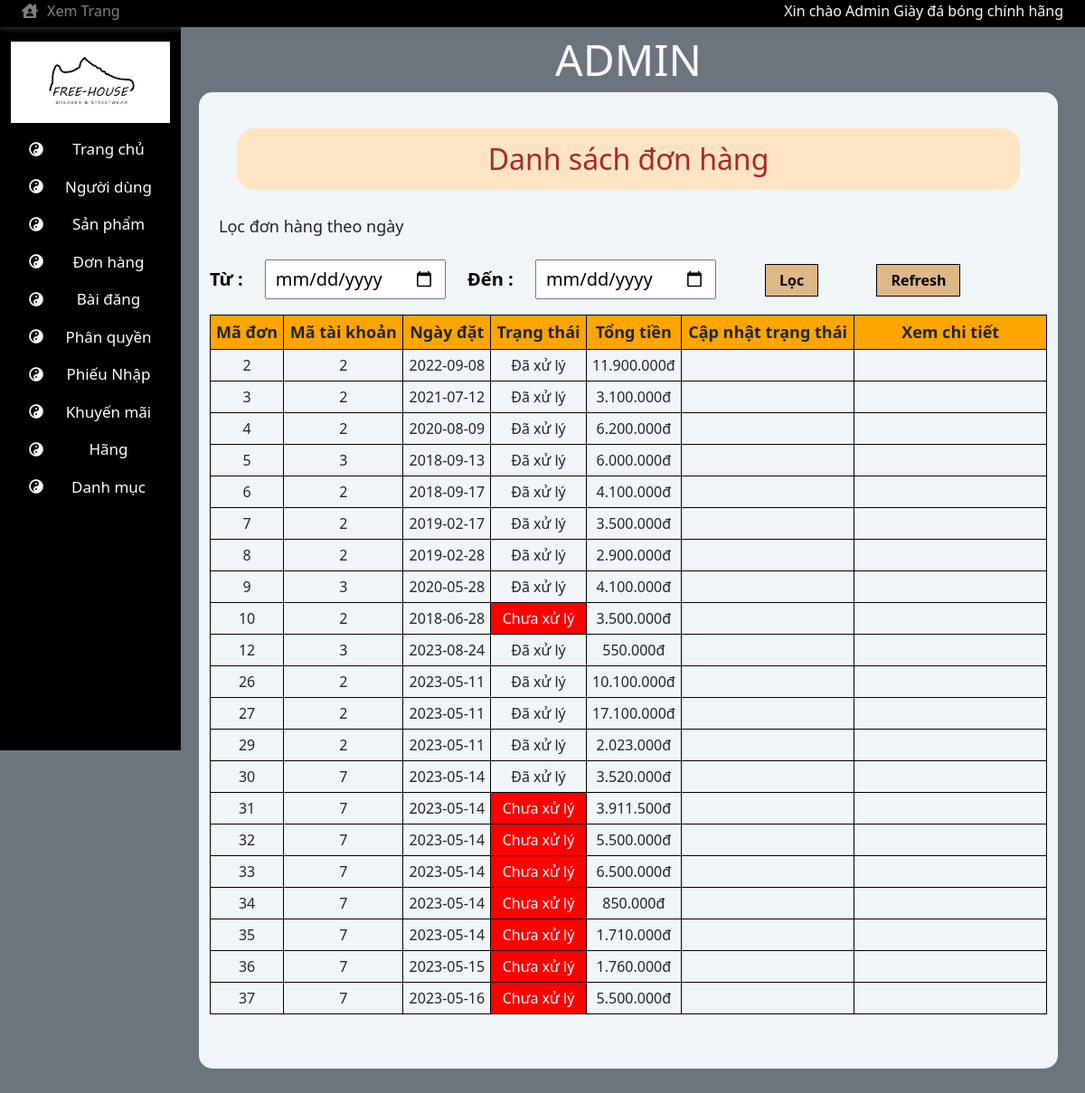
Page /admin/index.php?id=dh on the earlier database version.
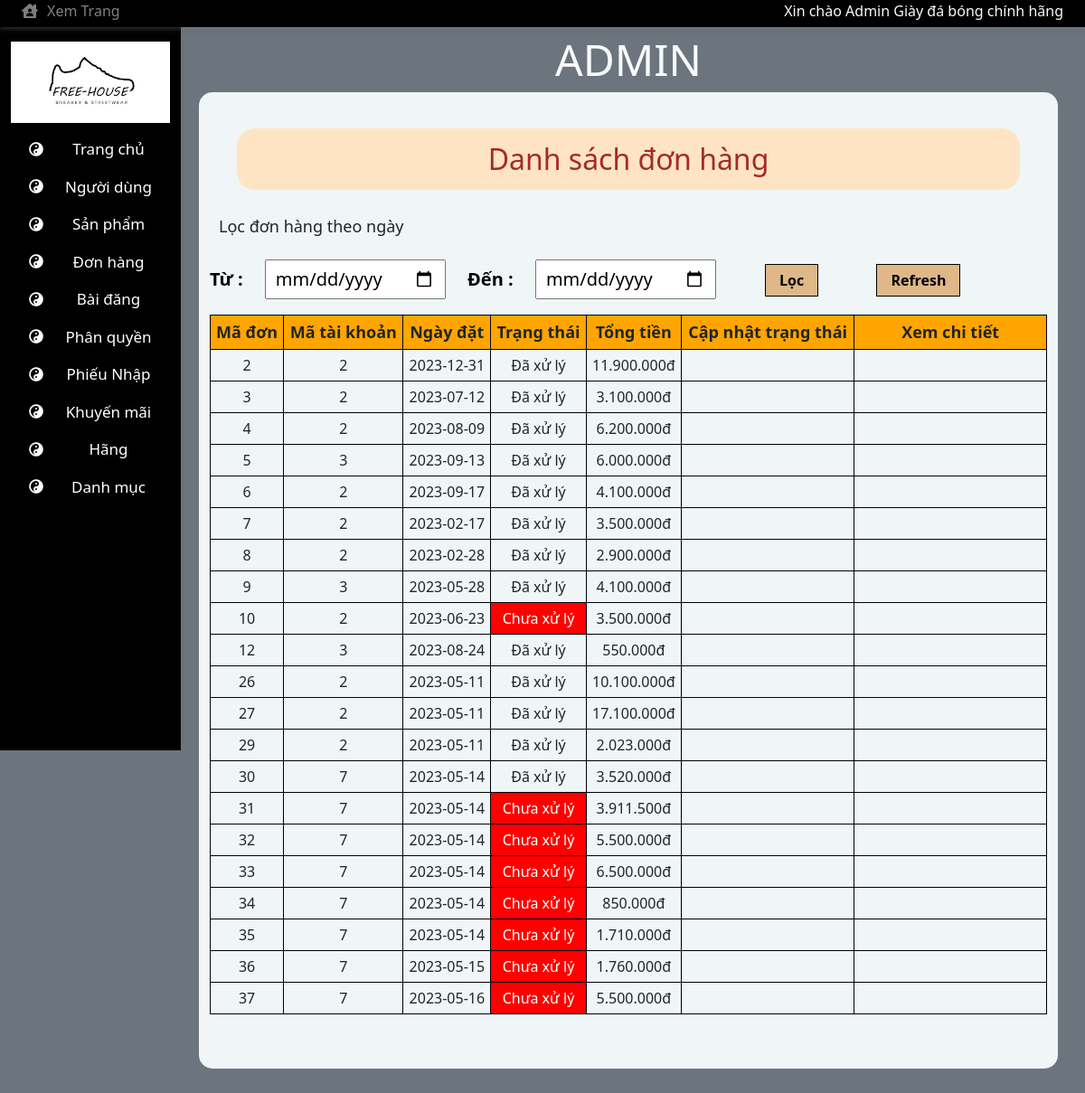
Same page on the later database version.
### tables this page shows
CREATE TABLE `donhang` (
  `MaDonHang` int(11) NOT NULL,
  `MaTaiKhoan` int(50) NOT NULL,
  `NgayDat` date NOT NULL,
  `TrangThai` tinyint(1) NOT NULL,
  `TongTien` int(11) NOT NULL
);

### db/DAODonHang.php (called while the page is built, shortened)
<?php
class DAODonHang
{
    private $host = 'localhost';
    private $username = 'root';
    private $password = '';
    private $databaseName = 'ql_cuahanggiay';
    private $conn;
    public function connect()
    {
        if(!$this->conn){
            $this->conn = mysqli_connect($this->host,$this->username,$this->password,$this->databaseName);
        }
    }
    public function getList($table)
    {
        $sql = 'SELECT * FROM '.$table;
        $data = null;
        if($result = mysqli_query($this->conn,$sql)){
            while($row = mysqli_fetch_array($result)){
                $data[] = $row;
            }
            return $data;
        }
        else
            return false;
    }
}
?>

### admin/template/template_content/donhang.php (the view, shortened to what this page needs)
<form action="" method="POST">
    <h2 id="title_dh">Danh sách đơn hàng</h2>
    <h3 id="title_loc">Lọc đơn hàng theo ngày</h3>
    <label for="from" class="label_from">Từ :</label>
    <input type="date" name="from" id="from">
    <label for="to" class="to">Đến :</label>
    <input type="date" name="to" id="to">
    <input type="submit" name="Loc" id="Loc" value="Lọc">
    <input type="submit" name="Refresh" id="Refresh" value="Refresh">
    <table id="ds_donhang">
        <tr>
            <th>Mã đơn</th>
            <th>Mã tài khoản</th>
            <th>Ngày đặt</th>
            <th>Trạng thái</th>
            <th>Tổng tiền</th>
            <th>Cập nhật trạng thái</th>
            <th style = "width: 23%">Xem chi tiết</th>
        </tr>
        <?php
            if(isset($_POST['Loc']) == false){
                include("../db/DAODonHang.php");
                $db = new DAODonHang();
                $db->connect();
                $data = $db->getList('donhang');
                $i=0;
                while ($i < count($data)){
        ?>
                <tr>
                    <td><?php echo $data[$i][0]?></td>
                    <td><?php echo $data[$i][1]?></td>
                    <td><?php echo $data[$i][2]?></td>
                    <td <?php
                        if($data[$i][3]!=1){
                            echo "style = 'background-color: red; color: white;'";
                        }
                    ?>>
                        <?php
                            if($data[$i][3]==1){
                                echo 'Đã xử lý';
                            }
                            else{
                                echo 'Chưa xử lý';
                            }
                        ?></td>
                    <td><?php echo number_format($data[$i][4],0,',','.')."đ"?></td>
                    <td>
                        <?php
                            if($data[$i][3]!=1){
                                echo '<a href="./template/template_content/xulyDonHang.php?XL='.$data[$i][0].'"><div>Xử lý đơn hàng</div></a></td>';
                            }
                        ?>
                    </td>
                    <td></td>
                </tr>
        <?php
                    $i++;
                }
            }
        ?>
    </table>

### admin/index.php (shortened to what this page needs)
<!DOCTYPE html>
<html lang="en">
<head>
    <link rel="stylesheet" href="https://cdnjs.cloudflare.com/ajax/libs/font-awesome/5.15.4/css/all.min.css"
 />
    <link rel="stylesheet" href="./css/bootstrap.min.css">
    <link rel="stylesheet" href="./css/DonHang.css">
    <link rel="stylesheet" href="./css/admin.css">
    <link rel="stylesheet" href="./css/KhuyenMai.css">
    <link rel="stylesheet" href="./css/PhanQuyen.css">
    <link rel="stylesheet" href="./css/DanhMuc.css">
    <link rel="stylesheet" href="../fonts/themify-icons-font/themify-icons/themify-icons.css">
</head>
<body>
    <div class="wrapper" style=" background-color: #6c757d;height:100%;min-height:100vh">
        <?php include('template/topbar_ad.php');?>
        <div class="container">
            <div class="row " style="min-height:900px;padding-bottom:50px;position: relative;">
                <div class="col-2 d-none d-lg-block d-md-block"></div>
                <?php include('template/menu_ad.php');?>
                <?php include('template/main_ad.php');?>
            </div>
        </div>
    </div>
</body>
</html>

### admin/template/topbar_ad.php
<div id="topbar" class="row bg-black text-light d-none d-lg-flex d-md-flex m-0">
            <div id="topbar-1"class="col col-5 col-lg-4 d-flex px-4">
                <div class="icon-back">
                    <i class="fas fa-house-user"></i>
                </div>
                <a href="../"> Xem Trang</a>
            </div>
            <div class="col  col-4 d-none d-lg-flex">
             </div>
            <div class="col col-7 col-lg-4 px-4 justify-content-end d-flex align-text-top">
                <p class="text-center">
                    Xin chào Admin Giày đá bóng chính hãng
                </p>
            </div>
        </div>

### admin/template/menu_ad.php (shortened to what this page needs)
<div id="menu" class="col col-sm-12 col-lg-2 col-md-2 bg-black text-bg-dark position-fixed width-show-icon">
    <div class="d-none d-lg-block d-md-block" id="menu-js">
        <div class="row d-none d-lg-block d-md-block">
            <div class="img-logo ">
                    <a href="index.php">
                    <img class="row w-100 mx-auto mt-3" src="../img/img-logo/sneaker.jpg" alt="">
                    </a>
                </div>
        </div>
        <ul id='ulMenu' class="mt-2 list-unstyled text-black ">
            <a href="index.php?id=tc">
                <li class="row LiMenu mx-0 text-center p-2 align-items-center border-secondary border-size-menu ">
                    <div class="col-3 px-0 d-none d-lg-flex justify-content-center">
                        <i class="fa fa-yin-yang"></i>
                    </div>
                    <div class="col-lg-9 col-12 px-0">
                        <p class="text-font-menu m-0">Trang chủ</p>
                    </div>
                </li>
            </a>
            <a href="index.php?id=nd">
                <li class="row LiMenu mx-0 text-center p-2 align-items-center border-secondary border-size-menu ">
                    <div class="col-3 px-0 d-none d-lg-flex justify-content-center">
                        <i class="fa fa-yin-yang"></i>
                    </div>
                    <div class="col-lg-9 col-12 px-0">
                        <p class="text-font-menu m-0">Người dùng</p>
                    </div>
                </li>
            </a>
            <a href="index.php?id=sp">
                <li class="row LiMenu mx-0 text-center p-2 align-items-center border-secondary border-size-menu ">
                    <div class="col-3 px-0 d-none d-lg-flex justify-content-center">
                        <i class="fa fa-yin-yang"></i>
                    </div>
                    <div class="col-lg-9 col-12 px-0">
                        <p class="text-font-menu m-0">Sản phẩm</p>
                    </div>
                </li>
            </a>
            <a href="index.php?id=dh">
                <li class="row LiMenu mx-0 text-center p-2 align-items-center border-secondary border-size-menu ">
                    <div class="col-3 px-0 d-none d-lg-flex justify-content-center">
                        <i class="fa fa-yin-yang"></i>
                    </div>
                    <div class="col-lg-9 col-12 px-0">
                        <p class="text-font-menu m-0">Đơn hàng</p>
                    </div>
                </li>
            </a>
            <a href="index.php?id=bd">
                <li class="row LiMenu mx-0 text-center p-2 align-items-center border-secondary border-size-menu ">
                    <div class="col-3 px-0 d-none d-lg-flex justify-content-center">
                        <i class="fa fa-yin-yang"></i>
                    </div>
                    <div class="col-lg-9 col-12 px-0">
                        <p class="text-font-menu m-0">Bài đăng</p>
                    </div>
                </li>
            </a>
            <a href="index.php?id=pq">
                <li class="row LiMenu mx-0 text-center p-2 align-items-center border-secondary border-size-menu ">
                    <div class="col-3 px-0 d-none d-lg-flex justify-content-center">
                        <i class="fa fa-yin-yang"></i>
                    </div>
                    <div class="col-lg-9 col-12 px-0">
                        <p class="text-font-menu m-0">Phân quyền</p>
                    </div>
                </li>
            </a>
            <a href="index.php?id=pn">
                <li class="row LiMenu mx-0 text-center p-2 align-items-center border-secondary border-size-menu ">
                    <div class="col-3 px-0 d-none d-lg-flex justify-content-center">
                        <i class="fa fa-yin-yang"></i>
                    </div>
                    <div class="col-lg-9 col-12 px-0">
                        <p class="text-font-menu m-0">Phiếu Nhập</p>
                    </div>
                </li>
            </a>
            <a href="index.php?id=km">
                <li class="row LiMenu mx-0 text-center p-2 align-items-center border-secondary border-size-menu ">
                    <div class="col-3 px-0 d-none d-lg-flex justify-content-center">
                        <i class="fa fa-yin-yang"></i>
                    </div>
                    <div class="col-lg-9 col-12 px-0">
                        <p class="text-font-menu m-0">Khuyến mãi</p>
                    </div>
                </li>
            </a>
            <a href="index.php?id=h">
                <li class="row LiMenu mx-0 text-center p-2 align-items-center border-secondary border-size-menu ">
                    <div class="col-3 px-0 d-none d-lg-flex justify-content-center">
                        <i class="fa fa-yin-yang"></i>
                    </div>
                    <div class="col-lg-9 col-12 px-0">
                        <p class="text-font-menu m-0">Hãng</p>
                    </div>
                </li>
            </a>
            <a href="index.php?id=dm">
                <li class="row LiMenu mx-0 text-center p-2 align-items-center border-secondary border-size-menu ">
                    <div class="col-3 px-0 d-none d-lg-flex justify-content-center">
                        <i class="fa fa-yin-yang"></i>
                    </div>
                    <div class="col-lg-9 col-12 px-0">
                        <p class="text-font-menu m-0">Danh mục</p>
                    </div>
                </li>
            </a>
        </ul>
    </div>
</div>

### admin/template/main_ad.php
<div id="main" class="col col-12 col-lg-10 col-md-10 ">
    <?php include('header_ad.php');?>
    <?php include('content_ad.php');?>
</div>

### admin/template/header_ad.php
<div class="row text-light text-center fa-3x bg-secondary border-5">
    <p c>ADMIN</p>
</div>

### admin/template/content_ad.php (shortened to what this page needs)
<div id="content"class="row" style="background-color:#f0f5f8;height:calc(100% - 72px)">
<?php
if(isset($_GET['id'])){
    switch($_GET['id']){
        case 'dh':
            include('template_content/donhang.php');
        break;
    }
}
?>
</div>

### admin/css/DonHang.css (style rules this page uses)
* { margin: 0px; padding: 0px; }
#title_dh { color: brown; margin: 30px 30px; text-align: center; background-color: bisque; border-radius: 20px; padding: 15px; }
#title_loc { margin: 10px; font-size: 18px; }
label { color: black; font-size: 20px; margin: 0px 30px; }
#from, #to { font-size: 20px; margin: 0px 20px; padding: 5px 10px; }
#Loc, #Refresh { color: black; font-weight: bold; background-color: burlywood; border: 1px solid black; padding: 5px 15px; margin: 20px 30px; cursor: pointer; }
#ds_donhang { width: 100%; border: 1px solid black; border-collapse: collapse; }
#ds_donhang th { text-align: center; border: 1px solid black; padding: 5px; font-size: 18px; background-color: orange; }
#ds_donhang td { text-align: center; font-size: 16px; border: 1px solid black; padding: 5px; }

### admin/css/admin.css (style rules this page uses)
.text-font-menu { font-size: 17px; }
* { padding: 0; margin: 0; box-sizing: border-box; }
p,a { text-decoration:none; margin: 0 !important; padding: 0 !important; }
@media (min-width: 768px) { #menu { height:100vh; top:30px !important; } }
@media (min-width: 768px) { #main { margin-top:30px !important; } }
@media (min-width: 992px) { #menu { height:100vh; top:30px !important; } }
@media (min-width: 992px) { #main { margin-top:30px !important; } }
.list-unstyled.text-black >a { color:#fff; text-decoration: none; }
#menu { left:0; overflow-y: auto; z-index: 5; }
div#topbar { position: fixed; height: 30px; width: 100vw; top: 0px; z-index: 50; box-shadow: 0 1px 6px 0 rgb(152 152 152 / 34%), 0 2px 6px 2px rgb(60 64 67 / 15%); }
#main { margin-top: 56px; }
#main > *:nth-child(2) > * { margin-top: 10px !important; margin-bottom: 10px !important; }
#main > *:nth-child(2) { border-radius: 15px; margin-bottom: 50px; }
#topbar-1 a { color:#fff; max-height:30px; }
.icon-back { margin-right:10px; max-height:30px }

### admin/css/KhuyenMai.css (style rules this page uses)
* { margin: 0px; padding: 0px; }

### admin/css/PhanQuyen.css (style rules this page uses)
* { margin: 0px; padding: 0px; }
label { margin: 10px 0px; }

### admin/css/DanhMuc.css (style rules this page uses)
* { margin: 0px; padding: 0px; }
label { font-weight: bold; font-size: 20px; }

Differences in the rows shown:
changed donhang id 2: NgayDat "2022-09-08" → "2023-12-31"
changed donhang id 3: NgayDat "2021-07-12" → "2023-07-12"
changed donhang id 4: NgayDat "2020-08-09" → "2023-08-09"
changed donhang id 5: NgayDat "2018-09-13" → "2023-09-13"
changed donhang id 6: NgayDat "2018-09-17" → "2023-09-17"
changed donhang id 7: NgayDat "2019-02-17" → "2023-02-17"
changed donhang id 8: NgayDat "2019-02-28" → "2023-02-28"
changed donhang id 9: NgayDat "2020-05-28" → "2023-05-28"
changed donhang id 10: NgayDat "2018-06-28" → "2023-06-23"
